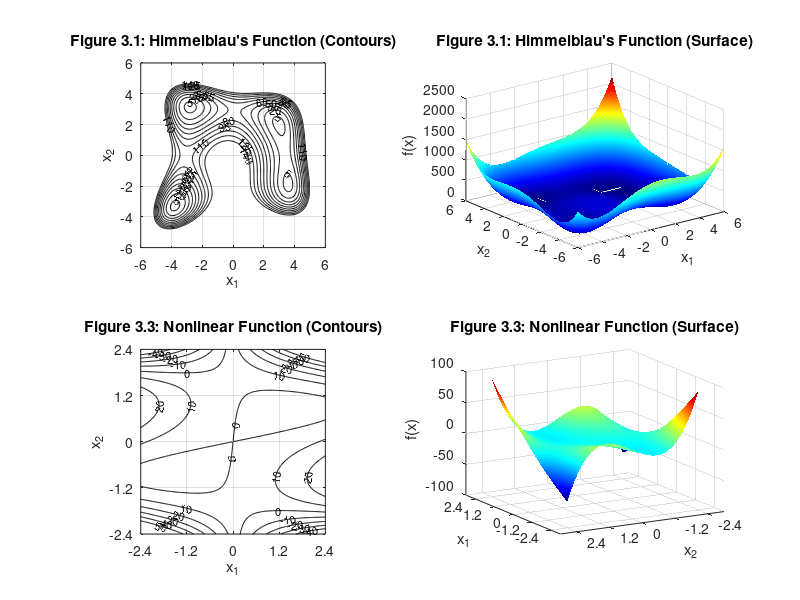

Source code (MATLAB): (Note: this script raises an error after producing the figure.)
clear; clc; close all;

cmap = jet(256);

[X1_h, X2_h] = meshgrid(linspace(-6, 6, 201));

f1 = (X1_h.^2 + X2_h - 11).^2 + (X1_h + X2_h.^2 - 7).^2;

levels1 = 5:15:140;

legend1_str = {
    'Contour ID', ...
    ['A    5.000'], ...
    ['B   20.000'], ...
    ['C   35.000'], ...
    ['D   50.000'], ...
    ['E   65.000'], ...
    ['F   80.000'], ...
    ['G   95.000'], ...
    ['H  110.000'], ...
    ['I  125.000'], ...
    ['J  140.000']
};

[X1_nl, X2_nl] = meshgrid(linspace(-2.4, 2.4, 201));

f2 = 2*X1_nl.^2 + 4*X1_nl.*X2_nl.^3 - 10*X1_nl.*X2_nl + X2_nl.^2;

levels2 = -40:10:50;

legend2_str = {
    'Contour ID', ...
    ['A  -40.000'], ...
    ['B  -30.000'], ...
    ['C  -20.000'], ...
    ['D  -10.000'], ...
    ['E    0.000'], ...
    ['F   10.000'], ...
    ['G   20.000'], ...
    ['H   30.000'], ...
    ['I   40.000'], ...
    ['J   50.000']
};

hFig = figure('Name', 'Multimodal and Nonlinear Functions: Contours and Surfaces', ...
              'Units', 'normalized', 'OuterPosition', [0 0 1 1], 'Color', 'w'); % 创建全屏白色背景窗口
colormap(cmap); % 应用颜色映射

% --- Subplot 1: Himmelblau's 等高线图 (左上) ---
subplot(2, 2, 1);
[C1, h1] = contour(X1_h, X2_h, f1, levels1, 'LineColor', 'k'); % 绘制等高线
title('Figure 3.1: Himmelblau''s Function (Contours)');
xlabel('x_1'); ylabel('x_2');
grid on; axis square; % 开启网格，强制比例一致
set(gca, 'XTick', -6:2:6, 'YTick', -6:2:6); % 设置刻度
clabel(C1, h1, 'FontSize', 8, 'LabelSpacing', 200, 'Color', 'k', 'FontName', 'Helvetica'); % 标注等高线上的数值

% --- 添加 Himmelblau's Legend (作为文本框) ---
% annotation('textbox', [0.35, 0.72, 0.1, 0.2], 'String', legend1_str, ...
%            'FitBoxToText', 'on', 'EdgeColor', 'none', 'BackgroundColor', 'w', ...
%            'FontName', 'Consolas', 'FontSize', 9); % 使用 Consolas 字体获得整齐的对齐效果

% --- Subplot 2: Himmelblau's 曲面图 (右上) ---
subplot(2, 2, 2);
surf(X1_h, X2_h, f1); % 绘制曲面图
shading interp; % 平滑颜色过渡，使其看起来更专业
title('Figure 3.1: Himmelblau''s Function (Surface)');
xlabel('x_1'); ylabel('x_2'); zlabel('f(x)');
grid on;
set(gca, 'XTick', -6:2:6, 'YTick', -6:2:6);
view(-37.5, 30); % 设置初始视角

%% 6. 绘制非线性函数 (Fig 3.3) 的等高线和曲面

% --- Subplot 3: 非线性函数等高线图 (左下) ---
subplot(2, 2, 3);
[C2, h2] = contour(X1_nl, X2_nl, f2, levels2, 'LineColor', 'k'); % 绘制等高线
title('Figure 3.3: Nonlinear Function (Contours)');
xlabel('x_1'); ylabel('x_2');
grid on; axis square;
set(gca, 'XTick', -2.4:1.2:2.4, 'YTick', -2.4:1.2:2.4);
clabel(C2, h2, 'FontSize', 8, 'LabelSpacing', 200, 'Color', 'k', 'FontName', 'Helvetica'); % 标注等高线数值

% --- 添加非线性函数 Legend (作为文本框) ---
% annotation('textbox', [0.85, 0.22, 0.1, 0.2], 'String', legend2_str, ...
%            'FitBoxToText', 'on', 'EdgeColor', 'none', 'BackgroundColor', 'w', ...
%            'FontName', 'Consolas', 'FontSize', 9);

% --- Subplot 4: 非线性函数曲面图 (右下) ---
subplot(2, 2, 4);
surf(X1_nl, X2_nl, f2); % 绘制曲面图
shading interp;
title('Figure 3.3: Nonlinear Function (Surface)');
xlabel('x_1'); ylabel('x_2'); zlabel('f(x)');
grid on;
set(gca, 'XTick', -2.4:1.2:2.4, 'YTick', -2.4:1.2:2.4);
view(-120, 20); % 调整初始视角，更好地观察复杂的峰和谷

%% 7. 添加主标题
sgtitle('Optimization Test Functions from Reklaitis et al.', 'FontSize', 16, 'FontWeight', 'bold');

%% 脚本结束
